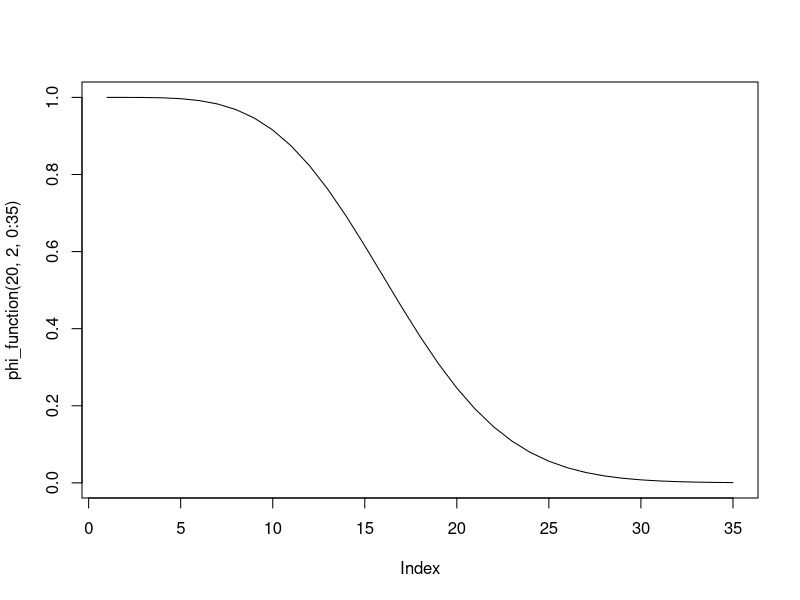
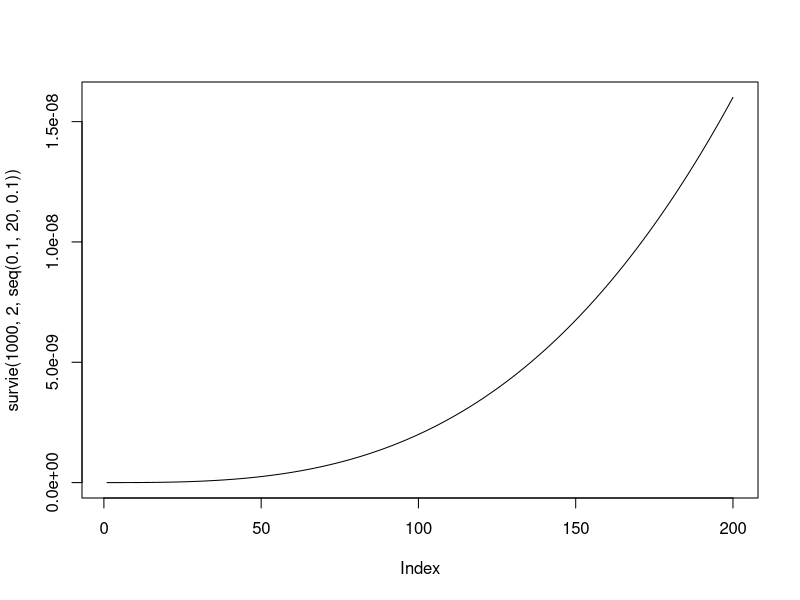
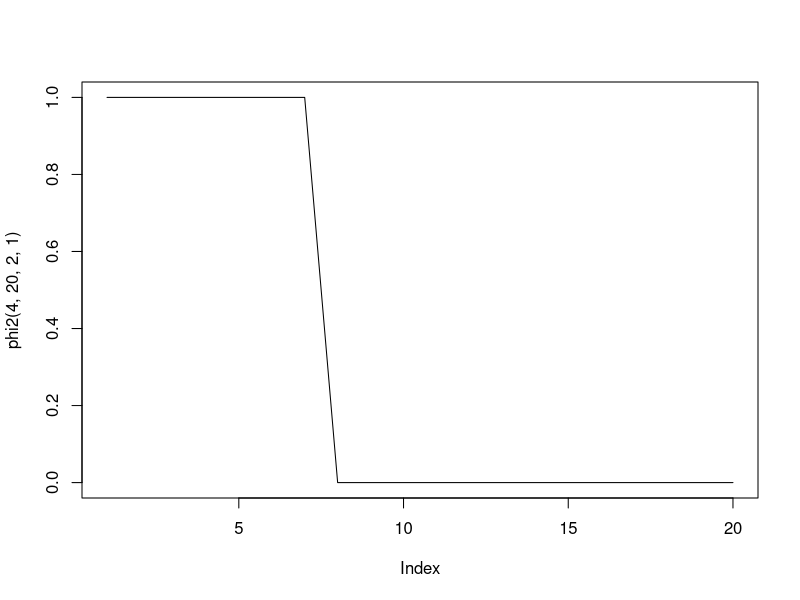
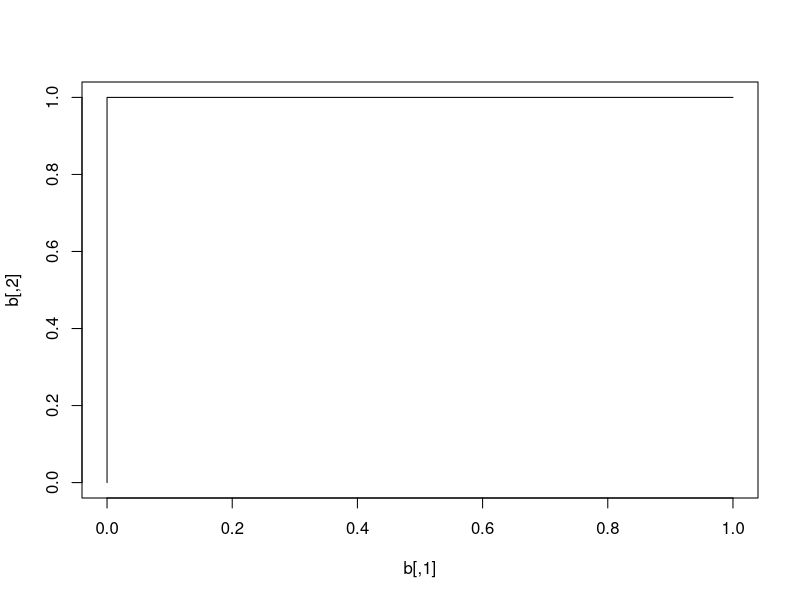
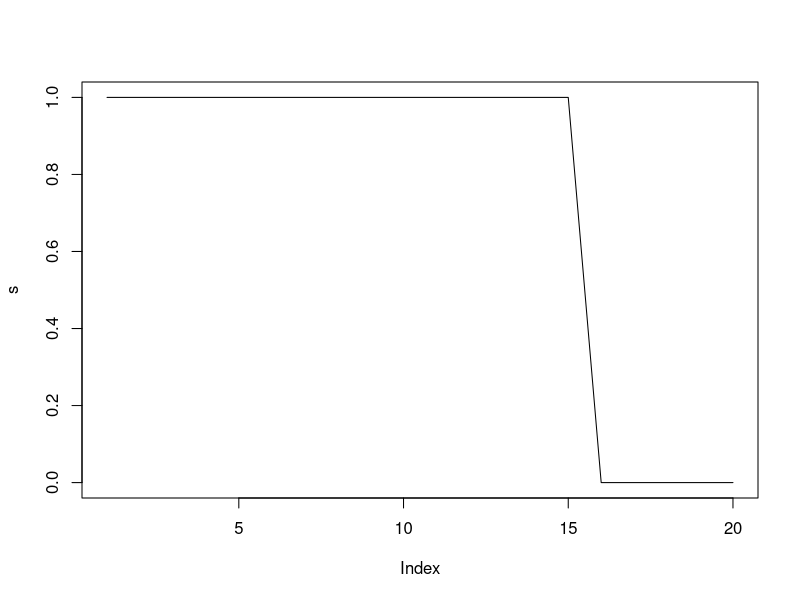

The R source for these figures, in order:
# TP 1 

## Question 1

phi <- function(x){
  rep <- ((x[3]*(1-(1-x[1])*(1-x[2]))*(1-(1-x[4])*(1-x[5])))+(1-x[3])*(1-(1-x[1]*x[4])*(1-x[2]*x[5])))*(1-(1-x[6]*x[7])*(1-x[8])*(1-x[9]))
  return(rep)
}

# question 2

phi_function <- function(lambda, beta, t){
  R1 <- 1-pweibull(t, shape = beta, scale = lambda)
  R2 <- 1-pweibull(t, shape = beta, scale = lambda)
  R3 <- 1-pweibull(t, shape = beta, scale = lambda)
  R4 <- 1-pweibull(t, shape = beta, scale = lambda)
  R5 <- 1-pweibull(t, shape = beta, scale = lambda)
  R6 <- 1-pweibull(t, shape = beta, scale = lambda)
  R7 <- 1-pweibull(t, shape = beta, scale = lambda)
  R8 <- 1-pweibull(t, shape = beta, scale = lambda)
  R9 <- 1-pweibull(t, shape = beta, scale = lambda)
  rep <- ((R3[t]*(1-(1-R1[t])*(1-R2[t]))*(1-(1-R4[t])*(1-R5[t])))+(1-R3[t])*(1-(1-R1[t]*R4[t])*(1-R2[t]*R5[t])))*(1-(1-R6[t]*R7[t])*(1-R8[t])*(1-R9[t]))
  return(rep)
}




## Question 3

plot(phi_function(20,2, 0:35), type = 'l')

## Question 4

survie <- function(lambda, beta, t){
  R1 <- 1-pweibull(t, shape = beta, scale = lambda)
  R2 <- 1-pweibull(t, shape = beta, scale = lambda)
  R3 <- 1-pweibull(t, shape = beta, scale = lambda)
  R4 <- 1-pweibull(t, shape = beta, scale = lambda)
  R5 <- 1-pweibull(t, shape = beta, scale = lambda)
  R6 <- 1-pweibull(t, shape = beta, scale = lambda)
  R7 <- 1-pweibull(t, shape = beta, scale = lambda)
  R8 <- 1-pweibull(t, shape = beta, scale = lambda)
  R9 <- 1-pweibull(t, shape = beta, scale = lambda)
  rep <- -log(((R3[t]*(1-(1-R1[t])*(1-R2[t]))*(1-(1-R4[t])*(1-R5[t])))+(1-R3[t])*(1-(1-R1[t]*R4[t])*(1-R2[t]*R5[t])))*(1-(1-R6[t]*R7[t])*(1-R8[t])*(1-R9[t]))/t)
  # rep <- -log(rep)/t
  return(rep)
  # rep <- -log(1 - phi_function(lambda, beta, t))/t
}

survie <- function(lambda, beta, t){
  rep=NULL
  for(i in 1:length(t)){
    R1 <- 1-pweibull(t[i], shape = beta, scale = lambda)
    R2 <- 1-pweibull(t[i], shape = beta, scale = lambda)
    R3 <- 1-pweibull(t[i], shape = beta, scale = lambda)
    R4 <- 1-pweibull(t[i], shape = beta, scale = lambda)
    R5 <- 1-pweibull(t[i], shape = beta, scale = lambda)
    R6 <- 1-pweibull(t[i], shape = beta, scale = lambda)
    R7 <- 1-pweibull(t[i], shape = beta, scale = lambda)
    R8 <- 1-pweibull(t[i], shape = beta, scale = lambda)
    R9 <- 1-pweibull(t[i], shape = beta, scale = lambda)
    rep[i] <- -log(((R3*(1-(1-R1)*(1-R2))*(1-(1-R4)*(1-R5)))+(1-R3)*(1-(1-R1*R4)*(1-R2*R5)))*(1-(1-R6*R7)*(1-R8)*(1-R9)))/t[i]
  }
  return(rep)
}


survie(100, 2, seq(0.1, 20, 0.1))
plot(survie(1000, 2, seq(0.1, 20, 0.1)), type = 'l')

# Question 5 
# simulation d'une loi de weibull avec la méthode des quantile. 


# Question 5 

inverse_pweibull <- function(lambda, beta, u){
  rep <- lambda*(-(log(1-u)^(1/beta)))
  return(rep)
}

phi2 <- function(a, n, lambda, beta){
  t <- seq(0, a,length.out =n)
  y <- rep(0,n)
  u <- runif(9,0,1)
  x <- matrix(0, nrow = n, ncol = 9)
  
  for(i in 1:n){
    for(j in 1:9){
      if(t[i] < (lambda*(-log(u[j]))^(1/beta))){
        x[i,j] <- 1
      }
    }
    y[i] <- phi(x[i,])
  }
  return(y)
}
phi2(4,20,2,1)
plot(phi2(4,20,2,1),type="l")

# question 6 

phi23 <- function(a, n, lambda, beta){
  t <- seq(0, a,length.out =n)
  y <- rep(0,n)
  u <- runif(9,0,1)
  x <- matrix(0, nrow = n, ncol = 9)
  for(i in 1:n){
    for(j in 1:9){
      if(t[i] < (lambda*(-log(u[j]))^(1/beta))){
        x[i,j] <- 1
      }
      
    }
    if (x[i,j]==0) { break }
    
  }
  return(i-1)
}
phi23(4,36,2,1)

# question 7

n_realisation_T<-function(a, n, lambda, beta,ntot){
  vect=NULL
  for(i in 1:ntot){
    vect[i]=phi23(a, n, lambda, beta)
  }
  return(vect)
}
n_realisation_T(4,36,2,1,40)
sum(n_realisation_T(4,36,2,1,40))

mu=function(a, n, lambda, beta,ntot){
  v=n_realisation_T(a, n, lambda, beta,ntot)
  1/ntot*sum(v)
}
mu(4,36,2,1,40)

######### 
# Exercice 1

phi <- function(x){
  rep <- (1-x[5])*(1-(1-x[1]*x[3])*(1-x[2]*x[4]))*x[6]*(1-(1-x[7]*x[10])*(1-x[8]*x[9]))+x[5]*(1-(1-x[1])*(1-x[2]))*(1-(1-x[3])*(1-x[4]))*x[6]*(1-(1-x[7]*x[10])*(1-x[8]*x[9]))
  return(rep)
}
phi(c(0,1,1,1,0,1,0,1,1,0))

## Exercice 2

lambda = 5
beta = 5
t <- seq(0, 30, 0.1)
X <- matrix(data = rep(0, 10*length(t)), ncol = 10, nrow = length(t))
S <- rep(0,length(t))
u <- runif(10, 0, 1)

for(i in 1:length(t)){
  for(j in 1:10){
    if(t[i] < (lambda*(-log(u[j]))^(1/beta))){
      X[i,j] <- 1
    }
  }
  S[i] <- phi(X[i,])
}

# Exercice 3
#  a

u=seq(0, 4,length.out =40)
# ----------------------------------------------------------------------------#
fonction_interval=function(n,inter,i){
  t=NULL
  d=NULL
  for (v in seq(1,n,inter)) {
    if(v==i){
      t[v]=1
    }
    else{
      t[v]=0
    }
  }
  t=t[!is.na(t)]
  t
  w=sum(t)
  if(w==0){
    d=0
  }
  else{
    d=1 
  }
  return(d)
}

fonction_interval(20,2,7)
seq(1,20,2)

#---------------------------------------------------------------------------#

phi2 <- function(a, n, lambda, beta,inter){
  t <- seq(0, a,length.out =n)
  y <- rep(0,n)
  u <- runif(10,0,1)
  x <- matrix(0, nrow = n, ncol = 10)
  
  for(i in 1:n){
    for(j in c(1,2,3,4,5,7,8,9,10)){
      if(t[i] < (lambda*(-log(u[j]))^(1/beta))){
        x[i,j] <- 1
      }
    }
  }
  d=0
  for(i in 1:n){
     if(t[i-d] < (lambda*(-log(u[6]))^(1/beta))){
       x[i,6] <- 1
     }
     if(fonction_interval(n,inter,i)==1 & x[i,6]==0){ 
       d=i-1
       u <- runif(10,0,1)
     }
    }
  # y[i] <- phi(x[i,])
    return(x)
}
(b=phi2(20,20,10,15,4))
plot(b,type="l")

phi3 <- function(a, n, lambda, beta,inter){
  y=NULL
  matrice=phi2(a, n, lambda, beta,inter)
  for (i in 1:n) {
   y[i]=phi(matrice[i,]) 
  }
  return(y)
}

(s=phi3(20,20,15,3,7))
plot(s,type = "l")
